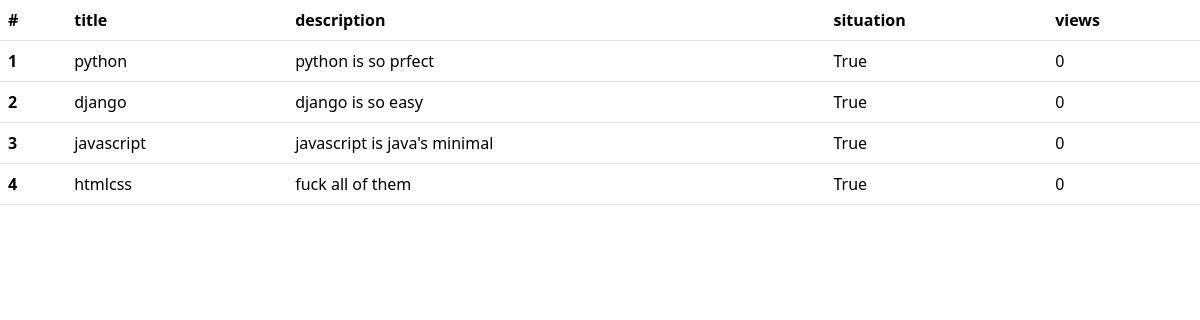
/course/list, run on the app's committed database.
### courses_app/models.py (models this page shows, shortened)
class Course(models.Model):
    title = models.CharField(max_length=50)
    description = models.TextField()
    situation = models.BooleanField(default=True)
    views = models.IntegerField()

### courses_app/views.py (the view)
# urls.py: path('list', views.courses_list)
def courses_list(request):
    courses = Course.objects.all()
    return render(request,"courses_app/courses_list.html", context={'courses_list':courses})

### courses_app/templates/courses_app/courses_list.html (shortened to what this page needs)
<!DOCTYPE html>
<html lang="en">
<head>
    <link rel="stylesheet" href="https://cdn.jsdelivr.net/npm/bootstrap@5.3.2/dist/css/bootstrap.min.css">
</head>
<body>
    <table class="table">
        <thead>
          <tr>
            <th scope="col">#</th>
            <th scope="col">title</th>
            <th scope="col">description</th>
            <th scope="col">situation</th>
            <th scope="col">views</th>
          </tr>
        </thead>
        <tbody>
            {% for course in courses_list%}
            <tr>
                <th scope="row">{{forloop.counter}}</th>
                <td>{{course.title}}</td>
                <td>{{course.description}}</td>
                <td>{{course.situation}}</td>
                <td>{{course.views}}</td>
              </tr>
            {% endfor %}
        </tbody>
      </table>
</body>
</html>

### data on the page
Course: title "python", description "python is so prfect", situation "True", views "0"
Course: title "django", description "django is so easy", situation "True", views "0"
Course: title "javascript", description "javascript is java's minimal", situation "True", views "0"
Course: title "htmlcss", description "fuck all of them", situation "True", views "0"
